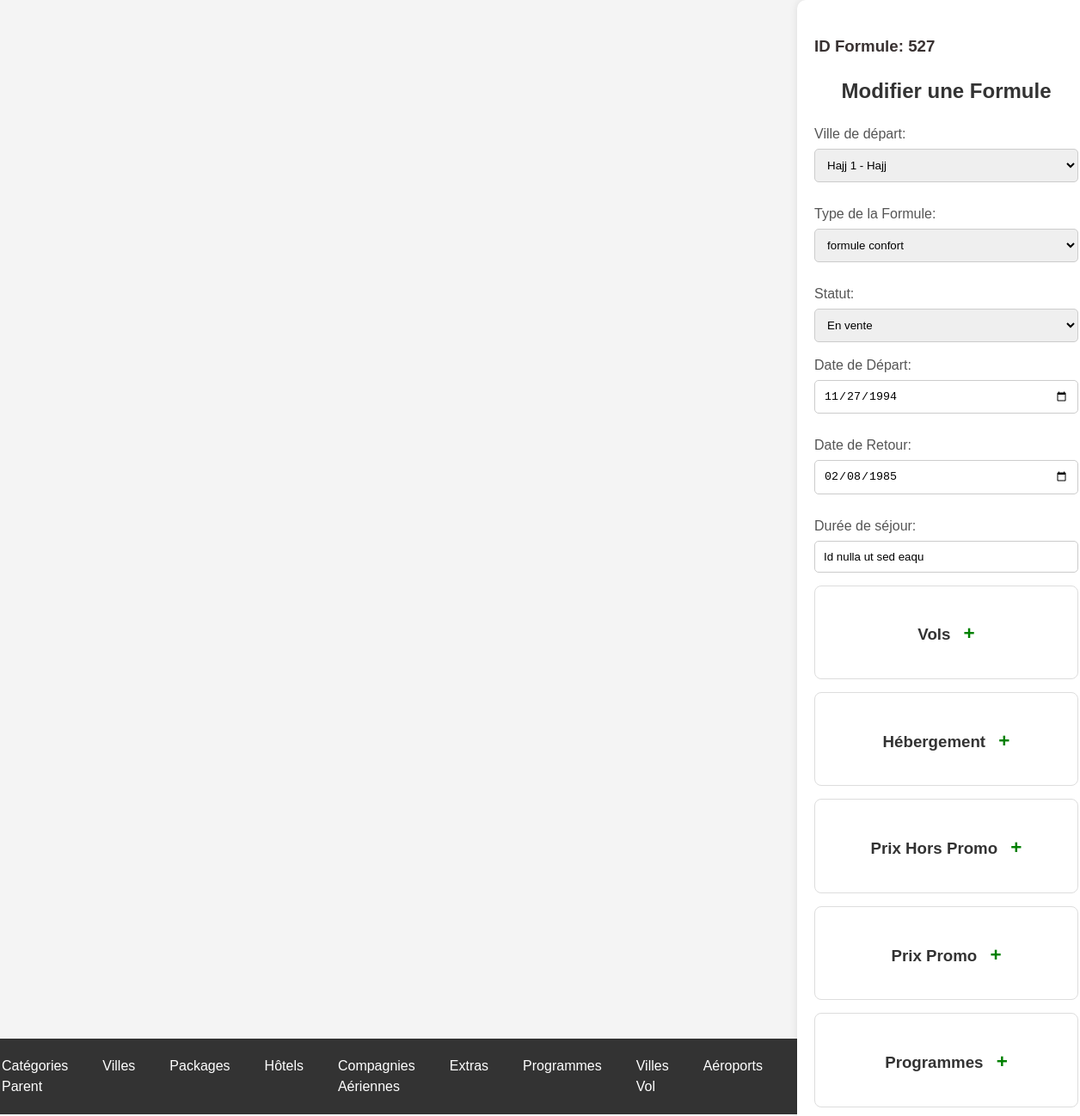
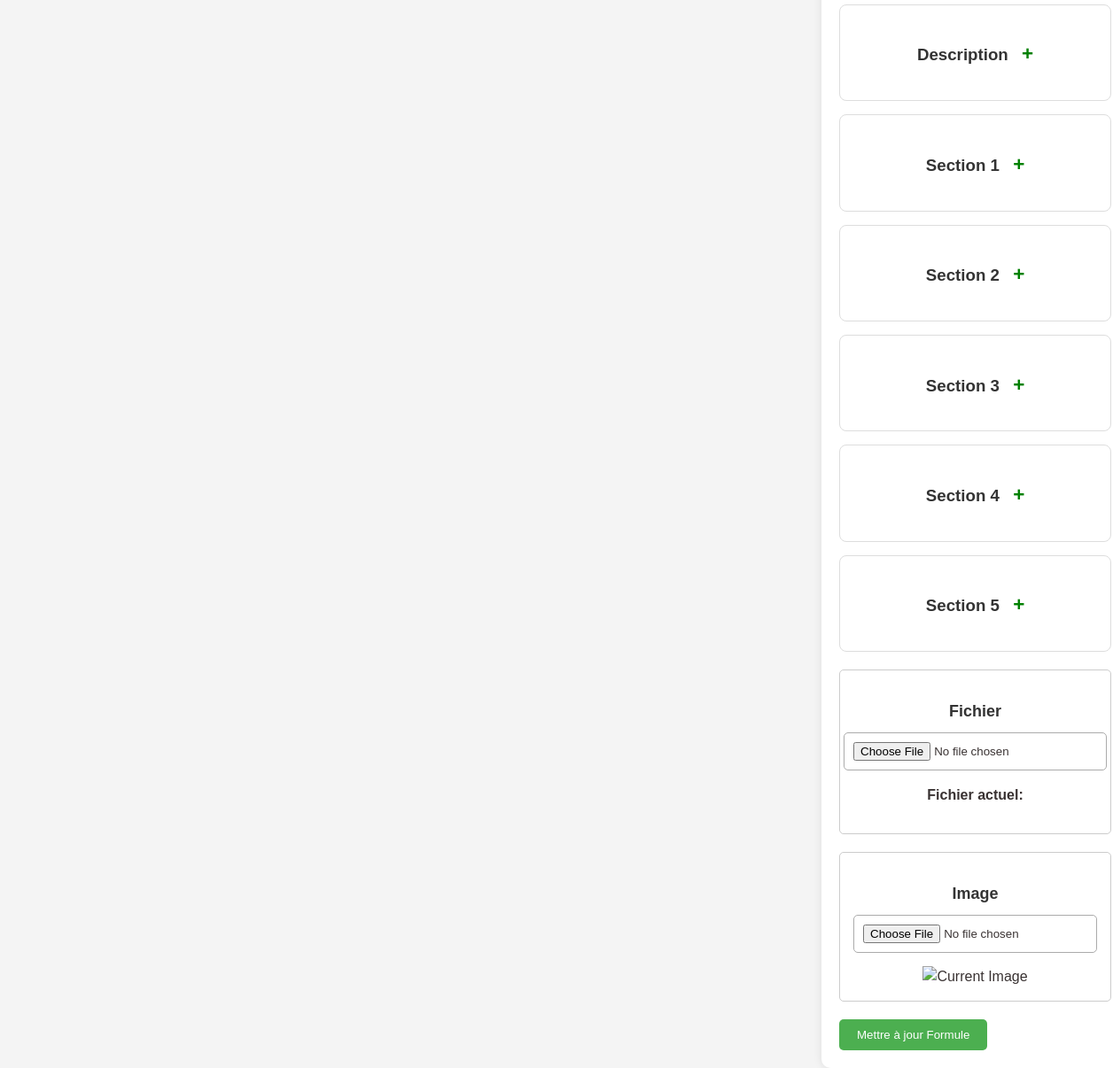
Screenshot of /edit_formule.php?id=527 (signed in) with the database file from the repository (2 pictures, top to bottom).
### tables this page shows
CREATE TABLE `formules` (
  `id` int(11) NOT NULL,
  `package_id` int(11) NOT NULL,
  `date_depart` date DEFAULT NULL,
  `date_retour` date DEFAULT NULL,
  `statut` enum('activé','désactivé') NOT NULL,
  `duree_sejour` varchar(255) NOT NULL,
  `prix_chambre_quadruple` decimal(10,2) NOT NULL,
  `prix_chambre_triple` decimal(10,2) NOT NULL,
  `prix_chambre_double` decimal(10,2) NOT NULL,
  `prix_chambre_single` decimal(10,2) NOT NULL,
  `child_discount` decimal(10,2) NOT NULL,
  `prix_bebe` decimal(10,2) NOT NULL,
  `prix_chambre_quadruple_promo` decimal(10,2) NOT NULL,
  `prix_chambre_triple_promo` decimal(10,2) NOT NULL,
  `prix_chambre_double_promo` decimal(10,2) NOT NULL,
  `prix_chambre_single_promo` decimal(10,2) NOT NULL,
  `type_id` int(11) DEFAULT NULL,
  `created_at` timestamp NOT NULL DEFAULT current_timestamp() ON UPDATE current_timestamp(),
  `programs_id` longtext DEFAULT NULL CHECK (json_valid(`programs_id`)),
  `program_order` longtext NOT NULL CHECK (json_valid(`program_order`)),
  `description` text NOT NULL,
  `s1t` varchar(255) NOT NULL,
  `s1d` text NOT NULL,
  `s2t` varchar(255) NOT NULL,
  `s2d` text NOT NULL,
  `s3t` varchar(255) NOT NULL,
  `s3d` text NOT NULL,
  `s4t` varchar(255) NOT NULL,
  `s4d` text NOT NULL,
  `s5t` varchar(255) NOT NULL,
  `s5d` text NOT NULL,
  `uploaded_file` varchar(255) DEFAULT NULL,
  `image_formule` varchar(255) DEFAULT NULL,
  `statut_vol` varchar(20) NOT NULL DEFAULT 'CONFIRMÉ'
);

### edit_formule.php (the view, shortened to what this page needs)
<!DOCTYPE html>
<html lang="fr">
<head>
    <link rel="stylesheet" href="styles.css">
    <link href="https://cdn.quilljs.com/1.3.6/quill.snow.css" rel="stylesheet">
    <link rel="stylesheet" href="https://code.jquery.com/ui/1.12.1/themes/base/jquery-ui.css">
</head>
<body>
    <?php include 'header.php'; ?>
    <div class="container">
        <form action="update_formule_submit.php" method="POST" enctype="multipart/form-data">
            <?php
            include 'db.php';
            if (isset($_GET['id'])) {
                $formuleId = $_GET['id'];
                $sql = "SELECT * FROM formules WHERE id = $formuleId";
                $result = mysqli_query($conn, $sql);
                if (mysqli_num_rows($result) > 0) {
                    $row = mysqli_fetch_assoc($result);
                    $existingPackageId = $row['package_id'];
                    $existingTypeId = $row['type_id'];
                    $existingStatut = $row['statut'];
                    $existingDureeSejour = $row['duree_sejour'];
                    $existingDateDepart = $row['date_depart'];
                    $existingDateRetour = $row['date_retour'];
                    $existingFile = $row['uploaded_file'];
                    $existingImage = $row['image_formule'];
                } else {
                    echo "Formule not found.";
                    exit;
                }
            } else {
                echo "Formule ID not provided.";
                exit;
            }
            ?>
            <h3><?php echo "ID Formule: " . $formuleId ?></h3>
            <h2>Modifier une Formule</h2>
            <div class="half-width-inputs">
            <div class="input-group">
        <label for="package">Ville de départ:</label>
        <select id="package" name="package" class="half-width-input" required>
            <?php
            $sql = "
            SELECT omra_packages.id, omra_packages.nom, category_parent.nom AS category_nom
            FROM omra_packages
            JOIN category_parent ON omra_packages.category_parent_id = category_parent.id";
            $result = mysqli_query($conn, $sql);
            while ($row = mysqli_fetch_assoc($result)) {
                $selected = ($row["id"] == $existingPackageId) ? 'selected' : '';
                echo "<option value='" . $row["id"] . "' $selected>" . $row["nom"] . " - " . $row["category_nom"] . "</option>";
            }
            ?>
        </select>
    </div>
                <div class="input-group">
                    <label for="type">Type de la Formule:</label>
                    <select id="type" name="type" class="half-width-input" required>
                        <?php
                        $sql_types_formules = "SELECT id, nom FROM type_formule_omra WHERE formule_parent_id = $existingPackageId";
                        $result_types_formules = mysqli_query($conn, $sql_types_formules);
                        while ($row = mysqli_fetch_assoc($result_types_formules)) {
                            $selected = ($row["id"] == $existingTypeId) ? 'selected' : '';
                            echo "<option value='" . $row['id'] . "' $selected>" . $row['nom'] . "</option>";
                        }
                        ?>
                    </select>
                </div>
                <div class="input-group">
                    <label for="statut">Statut:</label>
                    <select id="statut" name="statut" class="half-width-input" required>
                        <option value="activé" <?php if ($existingStatut == 'activé')
                                                    echo 'selected'; ?>>En vente</option>
                    </select>
                </div>
            </div>
            <div class="half-width-inputs">
                <div class="input-group">
                    <label for="date_depart">Date de Départ:</label>
                    <input type="date" id="date_depart" name="date_depart" class="half-width-input" value="<?php echo $existingDateDepart; ?>" required>
                </div>
                <div class="input-group">
                    <label for="date_retour">Date de Retour:</label>
                    <input type="date" id="date_retour" name="date_retour" class="half-width-input" value="<?php echo $existingDateRetour; ?>" required>
                </div>
                <div class="input-group">
                    <label for="duree_sejour">Durée de séjour:</label>
                    <input type="text" id="duree_sejour" name="duree_sejour" class="half-width-input" value="<?php echo $existingDureeSejour; ?>" required>
                </div>
            </div>
            <div class="price-inputs" id="vols-container">
                <h3>Vols <span class="toggle-icon" onclick="toggleCollapse(this)">+</span></h3>
            </div>
            <div class="price-inputs">
                <h3>Hébergement <span id="toggle-hebergement" class="toggle-icon" onclick="toggleCollapse(this)">+</span></h3>
            </div>
            <div class="price-inputs">
                <h3>Prix Hors Promo <span class="toggle-icon">+</span></h3>
            </div>
            <div class="price-inputs">
                <h3>Prix Promo <span class="toggle-icon">+</span></h3>
            </div>
            <div class="price-inputs">
                <h3>Programmes <span class="toggle-icon">+</span></h3>
            </div>
            <div class="price-inputs">
                <h3>Description <span class="toggle-icon">+</span></h3>
            </div>
            <div class="price-inputs">
                <h3>Section 1 <span class="toggle-icon">+</span></h3>
            </div>
            <div class="price-inputs">
                <h3>Section 2 <span class="toggle-icon">+</span></h3>
            </div>
            <div class="price-inputs">
                <h3>Section 3 <span class="toggle-icon">+</span></h3>
            </div>
            <div class="price-inputs">
                <h3>Section 4 <span class="toggle-icon">+</span></h3>
            </div>
            <div class="price-inputs">
                <h3>Section 5 <span class="toggle-icon">+</span></h3>
            </div>
            <div class="price-inputs" style="display: flex; justify-content: center; align-items: center; margin: 20px 0; padding: 15px; border: 1px solid #ccc; border-radius: 5px;">
                <div class="input-group" style="display: flex; flex-direction: column; align-items: center;">
                    <h3 style="margin-bottom: 10px; font-size: 18px; color: #333;">Fichier</h3>
                    <input type="file" name="uploaded_file" id="uploaded_file" class="form-control" style="padding: 10px; border: 1px solid #ababab; border-radius: 5px; transition: border-color 0.3s; width: 100%; max-width: 300px;"
                        onfocus="this.style.borderColor='#32363b'; this.style.outline='none';"
                        onblur="this.style.borderColor='#32363b';">
                    <?php
                    $existingFiles = $existingFile;
                    $filenameWithId = basename($existingFiles);
                    $parts = explode('_', $filenameWithId);
                    array_shift($parts);
                    $cleanFilename = implode('_', $parts);
                    ?>
                    <p><b>Fichier actuel:</b> <?php echo $cleanFilename; ?></p>
                </div>
            </div>
<div class="price-inputs" style="display: flex; justify-content: center; align-items: center; margin: 20px 0; padding: 15px; border: 1px solid #ccc; border-radius: 5px;">
    <div class="input-group" style="display: flex; flex-direction: column; align-items: center;">
        <h3 style="margin-bottom: 10px; font-size: 18px; color: #333;">Image</h3>
        <input type="file" name="image_formule" id="image_formule" class="form-control" style="padding: 10px; border: 1px solid #ababab; border-radius: 5px;">
        <img src="<?php echo $existingImage; ?>" alt="Current Image" style="margin-top: 15px; max-width: 200px;">
    </div>
</div>
            <button type="submit">Mettre à jour Formule</button>
        </form>
    </div>
</body>
</html>

### css/styles.css (style rules this page uses)
body { font-family: 'Lexend', sans-serif; line-height: 1.5; min-height: 100vh; display: flex; align-items: center; justify-content: center; color: #393232; background-color: #f7f7f7; }

### edit_formule.php (style rules this page uses)
.price-inputs { font-family: Arial, sans-serif; }
body { font-family: Arial, sans-serif; background-color: #f4f4f4; margin: 0; padding: 0; box-sizing: border-box; }
.container { width: 80%; margin: auto; background-color: #fff; padding: 20px; border-radius: 10px; box-shadow: 0 0 10px rgba(0, 0, 0, 0.1); }
h2 { text-align: center; color: #333; }
form { margin-top: 20px; }
label { display: block; margin-bottom: 5px; color: #555; }
input[type="text"], input[type="number"], textarea, select { width: 100%; padding: 10px; margin-bottom: 15px; border: 1px solid #ccc; border-radius: 5px; box-sizing: border-box; }
button[type="submit"] { background-color: #4caf50; color: #fff; padding: 10px 20px; border: none; border-radius: 5px; cursor: pointer; }
input[type="date"] { width: 100%; padding: 10px; margin-bottom: 15px; border: 1px solid #ccc; border-radius: 5px; box-sizing: border-box; }
.price-inputs { margin-bottom: 15px; }
.price-inputs { border: 1px solid #ddd; padding: 20px; border-radius: 8px; }
.price-inputs h3 { text-align: center; margin-bottom: 15px; color: #333; }
.half-width-inputs { display: flex; flex-wrap: wrap; gap: 10px; }
.input-group { flex: 1; min-width: 150px; }
.half-width-input { width: 100%; box-sizing: border-box; }
.toggle-icon { cursor: pointer; font-size: 1.2em; margin-left: 10px; color: green !important; }

### header.php (style rules this page uses)
body { font-family: Arial, sans-serif; background-color: #f4f4f4; margin: 0; padding: 0; box-sizing: border-box; }

### rows the page displays
formules: statut "En vente", date_depart "11/27/1994", date_retour "02/08/1985", duree_sejour "Id nulla ut sed eaqu"

### other values shown
$formuleId "527"
form field package "Hajj 1 - Hajj"
form field type "formule confort"
